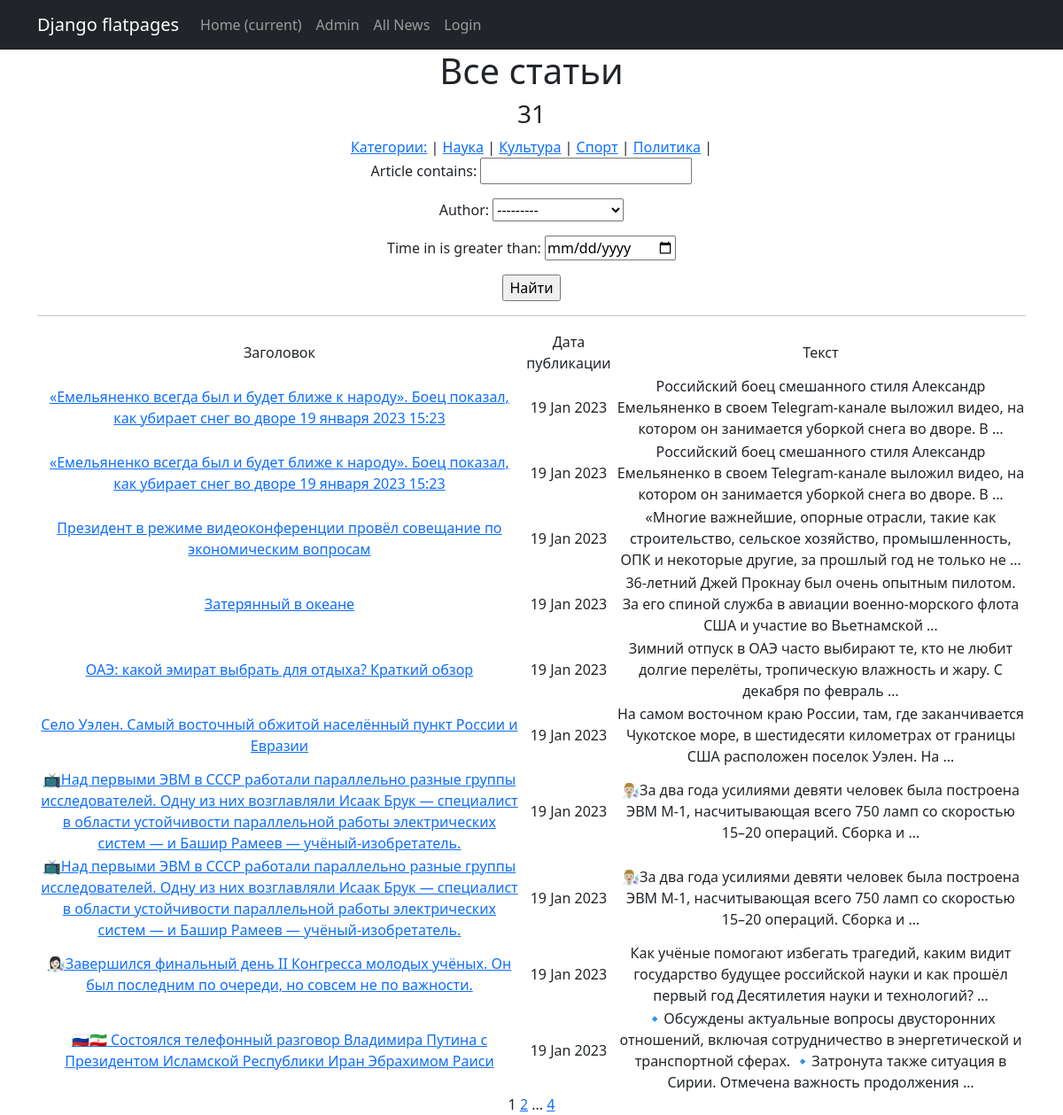
Before: /news/ with the older database file.
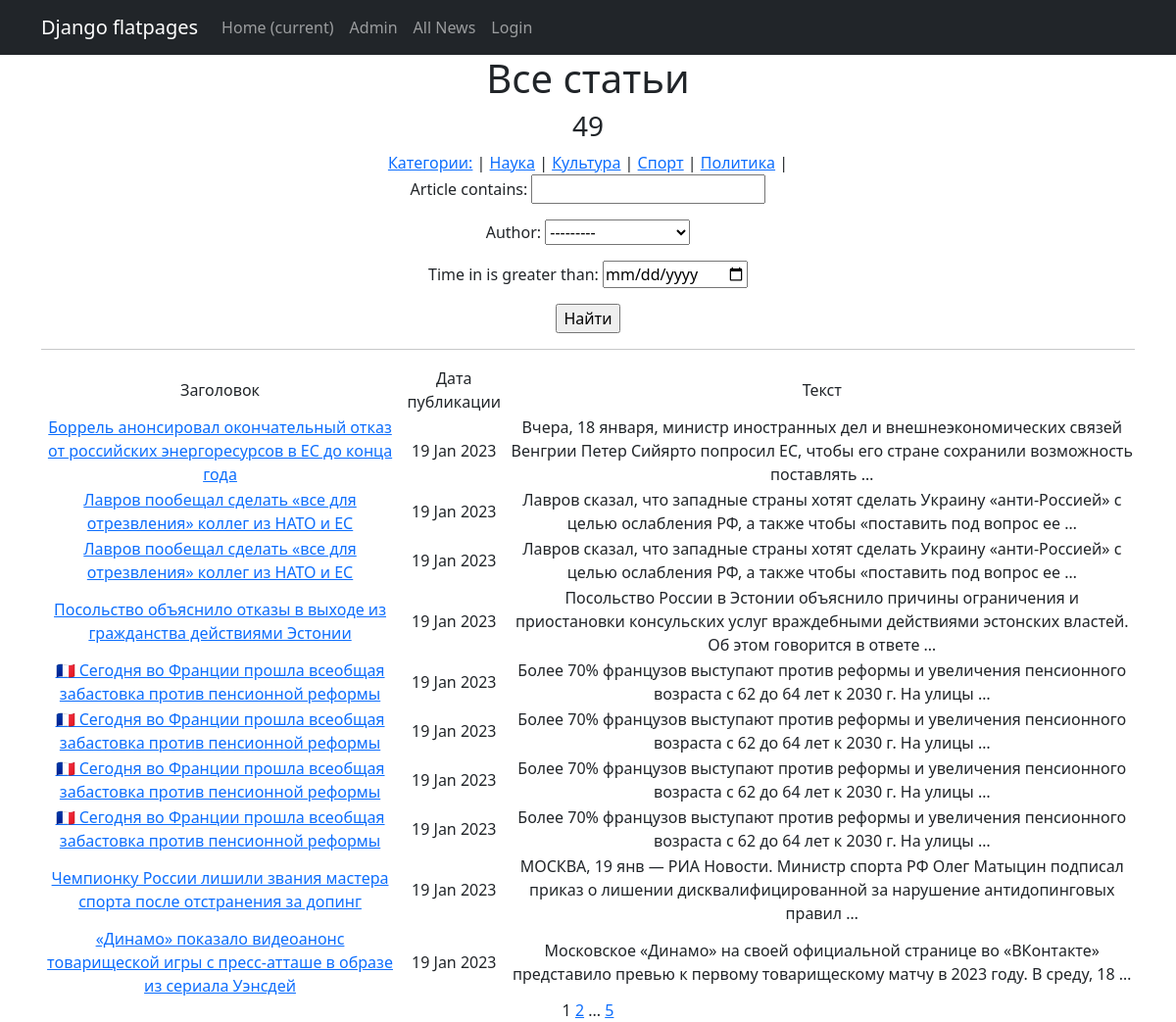
After: the same page with the newer database file.
### news/models.py (models this page shows, shortened)
class Category(models.Model):
    name = models.CharField(max_length=255, unique=True) #название категории. Поле должно быть уникальным
    subscribers = models.ManyToManyField(User)

class Post(models.Model):
    author = models.ForeignKey(Author, on_delete=models.CASCADE) # связь «один ко многим» с моделью Author;
    position = models.CharField(max_length=255, choices=POSITION) # поле с выбором — «статья» или «новость»;
    time_in = models.DateTimeField(auto_now_add=True) # автоматически добавляемая дата и время создания;
    category = models.ManyToManyField(Category, through='PostCategory') # связь «многие ко многим» с моделью Category (с дополнительной моделью PostCategory);
    article = models.CharField(max_length=255)  # заголовок статьи/новости;
    text = models.TextField() # текст статьи/новости;
    rating = models.FloatField(default=0.0) # рейтинг статьи/новости.

### news/views.py (the view)
# urls.py: path('', PostsList.as_view(), name='news_list'),
class PostsList(ListView):
    model = Post
    ordering = '-time_in'
    template_name = 'news_list.html'
    context_object_name = 'news_list'
    paginate_by = 10  # вот так мы можем указать количество записей на странице
    def get_queryset(self):
        queryset = super().get_queryset()
        self.filterset = PostFilter(self.request.GET, queryset)
        return self.filterset.qs
    def get_context_data(self, **kwargs):
        context = super().get_context_data(**kwargs)
        context['news_count'] = Post.objects.all()
        context['filterset'] = self.filterset
        context['next_sale'] = None
        context['is_not_author'] = not self.request.user.groups.filter(name='authors').exists()
        context['is_not_common'] = not self.request.user.groups.filter(name='common').exists()
        context['get_category'] = Category.objects.all()
        context['auth'] = self.request.user.groups.filter(name='common').exists()
        return context

### news/templatetags/custom_filters.py (called while the page is built)
@register.filter()
def censor(value):
    try:
        if not isinstance(value, str):
            raise CensorException('Error')
        v = value
        for word in WORDS:
            if word in v:
                v = v.replace(word, f'{word[:1]}{len(word[1:])*"*"}')
            if word.capitalize() in v:
                v = v.replace(word.capitalize(), f'{word[:1].capitalize()}{len(word[1:])*"*"}')
        return v
    except CensorException as e:
        print(e)

### news/templatetags/custom_tags.py (called while the page is built)
@register.simple_tag(takes_context=True)
def url_replace(context, **kwargs):
   d = context['request'].GET.copy()
   for k, v in kwargs.items():
       d[k] = v
   return d.urlencode()

### templates/news_list.html (shortened to what this page needs)
{% extends 'flatpages/default.html' %}
{% load custom_filters %}
{% load custom_tags %}
{% block content %}
<h1>Все статьи</h1>
   <h3>{{ news_count|length }}</h3>
    <div class="col">
       <div class="news">
           <a href="/news" title="разделы новостей">Категории:</a> |
           {% for c in get_category %}
                <a href="?category={{c.id}}"
                >{{ c.name }}</a> |
           {% endfor %}
       </div>
    </div>
   <form action="" method="get">
       {{ filterset.form.as_p }}
       <input type="submit" value="Найти" />
   </form>
    <hr>
   {% if news_list %}
       <table>
           <tr>
               <td>Заголовок</td>
               <td>Дата публикации</td>
               <td>Текст</td>
           </tr>
           {% for news in news_list %}
           <tr>
               <td><a href="{{ news.id }}">{{ news.article|censor }}</a></td>
               <td>{{ news.time_in|date:'d M Y' }}</td>
               <td>{{ news.text|censor|truncatewords:20}}</td>
           </tr>
           {% endfor %}
       </table>
   {% else %}
       <h2>Статей нет!</h2>
   {% endif %}
   {{ page_obj.number }}
   {% if page_obj.has_next %}
       <a href="?{% url_replace page=page_obj.next_page_number %}">{{ page_obj.next_page_number }}</a>
       {% if paginator.num_pages != page_obj.next_page_number %}
           ...
       <a href="?{% url_replace page=page_obj.paginator.num_pages %}">{{ page_obj.paginator.num_pages }}</a>
       {% endif %}
   {% endif %}
{% endblock content %}

Changed rows visible on the page:
no longer on this page (row unchanged): Post: article|censor "«Емельяненко всегда был и будет ближе к народу». Боец показал, как убирает снег во дворе 19 января 2023 15:23", time_in "19 Jan 2023", text|censor "Российский боец смешанного стиля Александр Емельяненко в своем Telegram‑канале выложил видео, на котором он занимается уборкой снега во дворе. В …"
no longer on this page (row unchanged): Post: article|censor "«Емельяненко всегда был и будет ближе к народу». Боец показал, как убирает снег во дворе 19 января 2023 15:23", time_in "19 Jan 2023", text|censor "Российский боец смешанного стиля Александр Емельяненко в своем Telegram‑канале выложил видео, на котором он занимается уборкой снега во дворе. В …"
no longer on this page (row unchanged): Post: article|censor "Президент в режиме видеоконференции провёл совещание по экономическим вопросам", time_in "19 Jan 2023", text|censor "«Многие важнейшие, опорные отрасли, такие как строительство, сельское хозяйство, промышленность, ОПК и некоторые другие, за прошлый год не только не …"
no longer on this page (row unchanged): Post: article|censor "Затерянный в океане", time_in "19 Jan 2023", text|censor "36-летний Джей Прокнау был очень опытным пилотом. За его спиной служба в авиации военно-морского флота США и участие во Вьетнамской …"
no longer on this page (row unchanged): Post: article|censor "ОАЭ: какой эмират выбрать для отдыха? Краткий обзор", time_in "19 Jan 2023", text|censor "Зимний отпуск в ОАЭ часто выбирают те, кто не любит долгие перелёты, тропическую влажность и жару. С декабря по февраль …"
no longer on this page (row unchanged): Post: article|censor "Село Уэлен. Самый восточный обжитой населённый пункт России и Евразии", time_in "19 Jan 2023", text|censor "На самом восточном краю России, там, где заканчивается Чукотское море, в шестидесяти километрах от границы США расположен поселок Уэлен. На …"
no longer on this page (row unchanged): Post: article|censor "📺Над первыми ЭВМ в СССР работали параллельно разные группы исследователей. Одну из них возглавляли Исаак Брук — специалист в области устойчивости параллельной работы электрических систем — и Башир Рамеев — учёный-изобретатель.", time_in "19 Jan 2023", text|censor "👨🏼‍🔬За два года усилиями девяти человек была построена ЭВМ М-1, насчитывающая всего 750 ламп со скоростью 15–20 операций. Сборка и …"
no longer on this page (row unchanged): Post: article|censor "📺Над первыми ЭВМ в СССР работали параллельно разные группы исследователей. Одну из них возглавляли Исаак Брук — специалист в области устойчивости параллельной работы электрических систем — и Башир Рамеев — учёный-изобретатель.", time_in "19 Jan 2023", text|censor "👨🏼‍🔬За два года усилиями девяти человек была построена ЭВМ М-1, насчитывающая всего 750 ламп со скоростью 15–20 операций. Сборка и …"
no longer on this page (row unchanged): Post: article|censor "👩🏻‍🔬Завершился финальный день II Конгресса молодых учёных. Он был последним по очереди, но совсем не по важности.", time_in "19 Jan 2023", text|censor "Как учёные помогают избегать трагедий, каким видит государство будущее российской науки и как прошёл первый год Десятилетия науки и технологий? …"
no longer on this page (row unchanged): Post: article|censor "🇷🇺🇮🇷 Состоялся телефонный разговор Владимира Путина с Президентом Исламской Республики Иран Эбрахимом Раиси", time_in "19 Jan 2023", text|censor "🔹Обсуждены актуальные вопросы двусторонних отношений, включая сотрудничество в энергетической и транспортной сферах. 🔹Затронута также ситуация в Сирии. Отмечена важность продолжения …"
added Post: article|censor "Боррель анонсировал окончательный отказ от российских энергоресурсов в ЕС до конца года", time_in "19 Jan 2023", text|censor "Вчера, 18 января, министр иностранных дел и внешнеэкономических связей Венгрии Петер Сийярто попросил ЕС, чтобы его стране сохранили возможность поставлять …"
added Post: article|censor "Лавров пообещал сделать «все для отрезвления» коллег из НАТО и ЕС", time_in "19 Jan 2023", text|censor "Лавров сказал, что западные страны хотят сделать Украину «анти-Россией» с целью ослабления РФ, а также чтобы «поставить под вопрос ее …"
added Post: article|censor "Лавров пообещал сделать «все для отрезвления» коллег из НАТО и ЕС", time_in "19 Jan 2023", text|censor "Лавров сказал, что западные страны хотят сделать Украину «анти-Россией» с целью ослабления РФ, а также чтобы «поставить под вопрос ее …"
added Post: article|censor "Посольство объяснило отказы в выходе из гражданства действиями Эстонии", time_in "19 Jan 2023", text|censor "Посольство России в Эстонии объяснило причины ограничения и приостановки консульских услуг враждебными действиями эстонских властей. Об этом говорится в ответе …"
added Post: article|censor "🇫🇷 Сегодня во Франции прошла всеобщая забастовка против пенсионной реформы", time_in "19 Jan 2023", text|censor "Более 70% французов выступают против реформы и увеличения пенсионного возраста с 62 до 64 лет к 2030 г. На улицы …"
added Post: article|censor "🇫🇷 Сегодня во Франции прошла всеобщая забастовка против пенсионной реформы", time_in "19 Jan 2023", text|censor "Более 70% французов выступают против реформы и увеличения пенсионного возраста с 62 до 64 лет к 2030 г. На улицы …"
added Post: article|censor "🇫🇷 Сегодня во Франции прошла всеобщая забастовка против пенсионной реформы", time_in "19 Jan 2023", text|censor "Более 70% французов выступают против реформы и увеличения пенсионного возраста с 62 до 64 лет к 2030 г. На улицы …"
added Post: article|censor "🇫🇷 Сегодня во Франции прошла всеобщая забастовка против пенсионной реформы", time_in "19 Jan 2023", text|censor "Более 70% французов выступают против реформы и увеличения пенсионного возраста с 62 до 64 лет к 2030 г. На улицы …"
added Post: article|censor "Чемпионку России лишили звания мастера спорта после отстранения за допинг", time_in "19 Jan 2023", text|censor "МОСКВА, 19 янв — РИА Новости. Министр спорта РФ Олег Матыцин подписал приказ о лишении дисквалифицированной за нарушение антидопинговых правил …"
added Post: article|censor "«Динамо» показало видеоанонс товарищеской игры с пресс-атташе в образе из сериала Уэнсдей", time_in "19 Jan 2023", text|censor "Московское «Динамо» на своей официальной странице во «ВКонтакте» представило превью к первому товарищескому матчу в 2023 году. В среду, 18 …"
Other visible differences:
{{ news_count|length }}: "31" → "49"
{{ page_obj.paginator.num_pages }}: "4" → "5"
